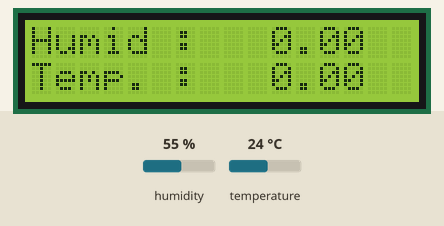
The sketch below on a simulated ESP8266 (NodeMCU). Shown: 16×2 character LCD. The inputs (shaded band) are chosen by the test bench; at power-on: humidity 55 %, temperature 24 °C. WiFi joins after 1.5 s; servers stay silent unless stated.

Above: at 3.0 s.
3.1 s: humidity set to 22 %
At 4.4 s:
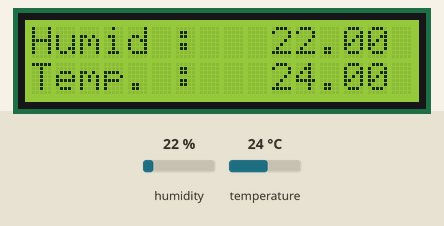
5.8 s: temperature set to 12 °C
At 6.6 s:
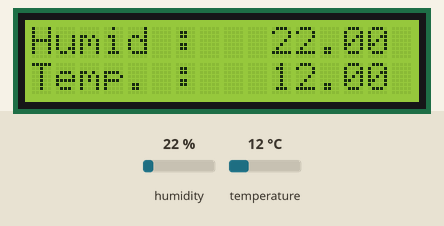
8.5 s: humidity set to 40 %
At 11.1 s:
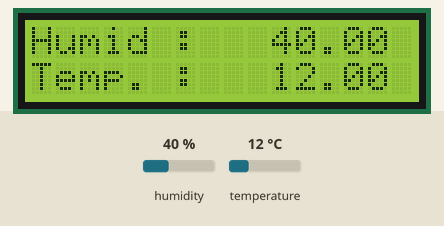
11.6 s: temperature set to 19 °C
At 13.3 s:
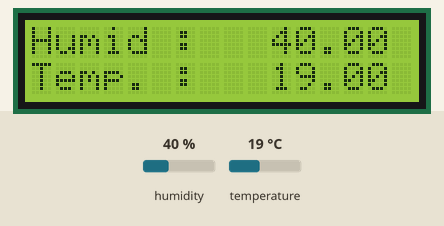
Timing chart, 0 to 14.8 s (numbered marks = the images above; inputs shaded):
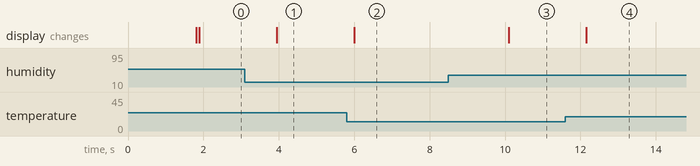

Measured:
- after the input at 3.1 s, the display: changes after 0.85 s (image 1)
- after the input at 5.8 s, the display: changes after 0.20 s (image 2)
- after the input at 8.5 s, the display: changes after 1.6 s (image 3)
- after the input at 11.6 s, the display: changes after 0.56 s (image 4)

The sketch:

code.ino
```cpp
#define BLYNK_PRINT Serial    // Comment this out to disable prints and save space
#include <SPI.h>
#include <ESP8266WiFi.h>
#include <BlynkSimpleEsp8266.h>
#include <SimpleTimer.h>
#include <DHT.h>

#include <Wire.h>
#include <LiquidCrystal_I2C.h>

LiquidCrystal_I2C  lcd(0x3F,2,1,0,4,5,6,7,3,POSITIVE); // set the LCD address to 0x27 for a 16 chars and 2 line display


char auth[] = "autoCode_by_blynk"; //Enter the Auth code which was send by Blink
char ssid[] = "wifiName";  //Enter your WIFI Name
char pass[] = "wifiPassword";  //Enter your WIFI Password

#define DHTPIN 2          // Digital pin 4
#define DHTTYPE DHT11     // DHT 11

float h = 0.0f;
 float t = 0.0f;

DHT dht(DHTPIN, DHTTYPE);
SimpleTimer timer;

// This function sends Arduino's up time every second to Virtual Pin (5).
// In the app, Widget's reading frequency should be set to PUSH. This means
// that you define how often to send data to Blynk App.
void sendSensor()
{
  h = dht.readHumidity();
  t = dht.readTemperature(); // or dht.readTemperature(true) for Fahrenheit

  if (isnan(h) || isnan(t)) {
    Serial.println("Failed to read from DHT sensor!");
    return;
  }
  // You can send any value at any time.
  // Please don't send more that 10 values per second.
  Blynk.virtualWrite(V5, h);  //V5 is for Humidity
  Blynk.virtualWrite(V6, t);  //V6 is for Temperature
}

void setup()
{
  Serial.begin(9600); // See the connection status in Serial Monitor
  Blynk.begin(auth, ssid, pass);

  dht.begin();

//LCD display
 lcd.begin(16,2); // for 16 x 2 LCD module
  lcd.clear();

  // Setup a function to be called every second
  timer.setInterval(1000L, sendSensor);
}

void loop()
{
  Blynk.run(); // Initiates Blynk
  timer.run(); // Initiates SimpleTimer

 lcd.clear();                          // clears the LCD
  lcd.setCursor(0, 0);                  // sets the cursor on the first line
  lcd.print("Humid :");               // prints the message Humidity: on the LCD
  lcd.setCursor(10, 0);                 // sets the cursor on the 10th column on the LCD
  lcd.print(h);                         // prints the humidity value on the LCD

  lcd.setCursor(0, 1);                  //sets the cursor on the bottom line on the LCD
  lcd.print("Temp. :");            //prints the message Temperature on the LCD
  lcd.setCursor(10, 1);                 //sets the cursor on the 13 column on the bottom
  lcd.print(t);                         //prints the temperature value on the lcd

  if (isnan(h) || isnan(t)) {                    //This if statement check to see if the DHT sensor is connected or disconnected
    Serial.println("Sensor is not connected");   //prints the message sensor is not connected on the serial monitor
    lcd.clear();                                 // clears the lcd
    lcd.setCursor(0, 0);                         // sets the cursor on the first line on the lcd
    lcd.print("Sensor");                         // prints sensor on the lcd
    lcd.setCursor(0, 1);                         // sets the cursor on the bottom on the lcd
    lcd.print("Disconnected");                   // prints Disconnected on the lcd
    return;                                      // return from the if statement
  }

  delay(2000);                                  // wait for two seconds
}
```
